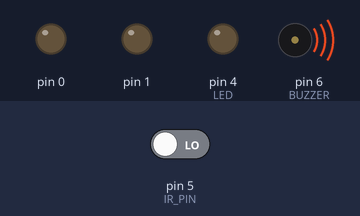
Recording of a sketch running on a simulated Arduino Uno, built with avr-gcc and run on an emulated ATmega328P. On the bench: output pins drawn as LEDs (lit = HIGH), buzzer (waves = sounding, pin HIGH). The test bench sets the inputs (shaded band); at power-on: pin 5 (IR_PIN) LOW.

Above: at 1.7 s.
1.8 s: pin 5 (IR_PIN) driven HIGH
At 2.2 s:
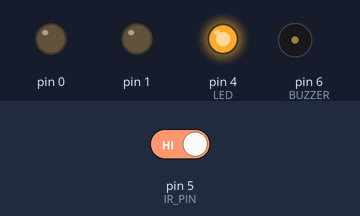
3.3 s: pin 5 (IR_PIN) driven LOW
At 4.5 s:
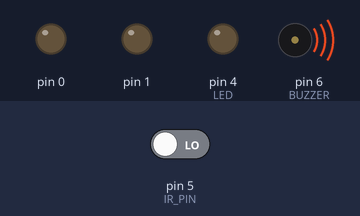
Timing chart, 0 to 6.3 s (numbered marks = the images above; inputs shaded):
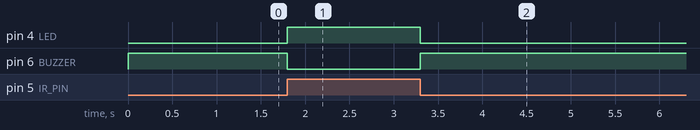

The sketch:

14_obstacleLED.ino
```cpp
#include <Arduino.h>
#define IR_PIN 5
#define LED 4
#define BUZZER 6
void setup()
{
    // put your setup code here, to run once:
    pinMode(IR_PIN, INPUT);
    pinMode(LED, OUTPUT);
    pinMode(BUZZER, OUTPUT);
    pinMode(0, OUTPUT);
    pinMode(1, OUTPUT);
    digitalWrite(0, LOW);
    digitalWrite(1, LOW);
    digitalWrite(LED, LOW);
    digitalWrite(BUZZER, HIGH);
    // Serial.begin(9600);
    delay(500);
}
void loop()
{
    // put your main code here, to run repeatedly:
    // Serial.print("OUTPUT: ");
    // Serial.println(digitalRead(IR_PIN));
    if (digitalRead(IR_PIN))
    {
        digitalWrite(LED, HIGH);
        digitalWrite(BUZZER, LOW);
    }
    else
    {
        digitalWrite(LED, LOW);
        digitalWrite(BUZZER, HIGH);
    }
    // delay(1000);
}
```

Measured:
- after the input at 1.8 s, pin 4 (LED): LOW → HIGH at once; pin 6 (BUZZER): HIGH → LOW at once
- after the input at 3.3 s, pin 4 (LED): HIGH → LOW at once; pin 6 (BUZZER): LOW → HIGH at once
